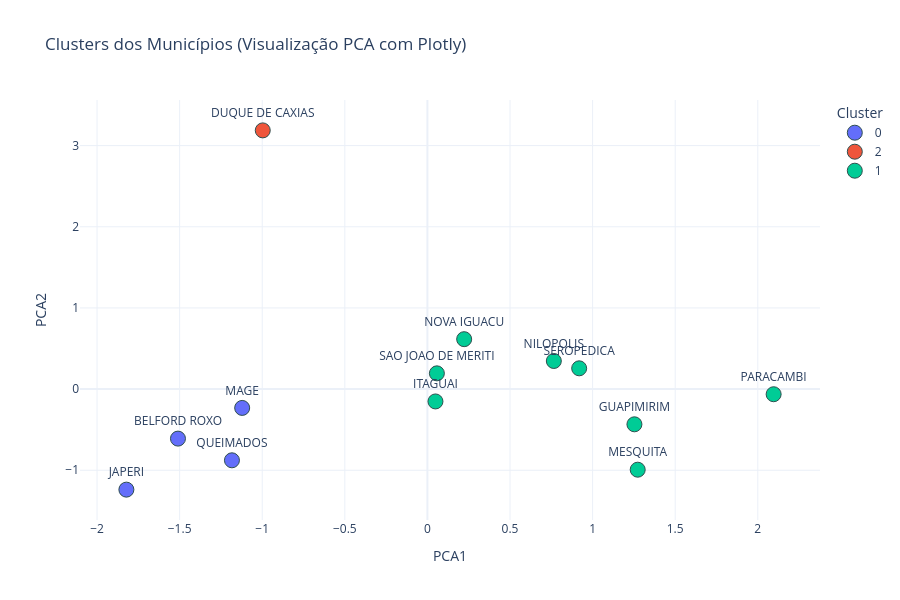

Write notebook code for a chart like this one.
### Markdown cell above
## 3B.5 Aplicação do K-Means com $K=3$ e Visualização via PCA

**Objetivo:** Aplicar o K-Means com $k=4$ nos dados padronizados dos 13 municípios e visualizar os grupos em 2D por meio de Análise de Componentes Principais (PCA).

**Por que PCA para visualização?**  
O espaço de features tem 3 dimensões (`NOTA_MEDIA`, `REPASSE_MEDIO_MUNICIPIO`, `TAXA_APROVACAO_SISU`) — mais do que podemos plotar diretamente. O PCA encontra os eixos de maior variância nos dados e projeta cada ponto nesse novo sistema de coordenadas:
$$\mathbf{Z} = \mathbf{X} \mathbf{W}$$
onde $\mathbf{W}$ são os autovetores da matriz de covariância de $\mathbf{X}$. Os dois primeiros componentes (PC1 e PC2) capturam a maior porção da variância total, permitindo plotar todos os municípios em 2D sem perda significativa de informação.

**O que os eixos PCA representam:**  
PC1 tipicamente captura a maior dimensão de variação — no nosso caso, provavelmente um eixo de *desenvolvimento educacional geral* (notas altas + alta aprovação SISU + bom investimento por município vs. o oposto). PC2 captura a segunda dimensão independente de variação — possivelmente um trade-off entre investimento e resultado.

**Importante:** O PCA aqui é apenas uma ferramenta de visualização. O K-Means foi aplicado no espaço original de 3 dimensões — não nos componentes principais.

### Code cell
# Baseado no Silhouette, escolhemos k=3 (por exemplo)
optimal_k = 3
kmeans = KMeans(n_clusters=optimal_k, random_state=42)
df_cluster['Cluster'] = kmeans.fit_predict(X_scaled)

# Aplicação do PCA para 2 componentes (apenas para visualização)
pca = PCA(n_components=2, random_state=42)
X_pca = pca.fit_transform(X_scaled)

df_pca_plotly = pd.DataFrame(X_pca, columns=['PCA1', 'PCA2'])
df_pca_plotly['Cluster'] = df_cluster['Cluster'].astype(str).values
df_pca_plotly['NO_MUNICIPIO'] = df_cluster.index.values

fig = px.scatter(
    df_pca_plotly, 
    x='PCA1', 
    y='PCA2', 
    color='Cluster', text='NO_MUNICIPIO', 
    hover_name='NO_MUNICIPIO', 
    title='Clusters dos Municípios (Visualização PCA com Plotly)',
    template='plotly_white',
    width=900, height=600
)
fig.update_traces(marker=dict(size=15, line=dict(width=1, color='DarkSlateGrey')), textposition='top center')
fig.show()

# 3B.7 e 3B.8 Exportar os resultados
print("Perfil dos Clusters (Médias):")
display(df_cluster.groupby('Cluster').mean().style.format(formatter=lambda x: f'{x:,.2f}'.replace(',', '_').replace('.', ',').replace('_', '.')))

df_cluster.to_csv('../output/modelos/municipios_clusters.csv')


# --- EXPORTAÇÃO PARA ARTIGO ---
fig.write_image('../output/figuras/pca_clusters.png', scale=2)

### Figure 1 — Plotly figure (JSON) as saved in the notebook; plotly's stock layout.template omitted (floating-point values rounded to 4 significant figures)
{"data": [{"hovertemplate": "<b>%{hovertext}</b><br><br>Cluster=0<br>PCA1=%{x}<br>PCA2=%{y}<br>NO_MUNICIPIO=%{text}<extra></extra>", "hovertext": ["BELFORD ROXO", "JAPERI", "MAGE", "QUEIMADOS"], "legendgroup": "0", "marker": {"color": "#636efa", "line": {"color": "DarkSlateGrey", "width": 1}, "size": 15, "symbol": "circle"}, "mode": "markers+text", "name": "0", "orientation": "v", "showlegend": true, "text": ["BELFORD ROXO", "JAPERI", "MAGE", "QUEIMADOS"], "textposition": "top center", "type": "scatter", "x": [-1.51, -1.822, -1.121, -1.183], "xaxis": "x", "y": [-0.6099, -1.238, -0.2318, -0.8772], "yaxis": "y"}, {"hovertemplate": "<b>%{hovertext}</b><br><br>Cluster=2<br>PCA1=%{x}<br>PCA2=%{y}<br>NO_MUNICIPIO=%{text}<extra></extra>", "hovertext": ["DUQUE DE CAXIAS"], "legendgroup": "2", "marker": {"color": "#EF553B", "line": {"color": "DarkSlateGrey", "width": 1}, "size": 15, "symbol": "circle"}, "mode": "markers+text", "name": "2", "orientation": "v", "showlegend": true, "text": ["DUQUE DE CAXIAS"], "textposition": "top center", "type": "scatter", "x": [-0.9969], "xaxis": "x", "y": [3.187], "yaxis": "y"}, {"hovertemplate": "<b>%{hovertext}</b><br><br>Cluster=1<br>PCA1=%{x}<br>PCA2=%{y}<br>NO_MUNICIPIO=%{text}<extra></extra>", "hovertext": ["GUAPIMIRIM", "ITAGUAI", "MESQUITA", "NILOPOLIS", "NOVA IGUACU", "PARACAMBI", "SAO JOAO DE MERITI", "SEROPEDICA"], "legendgroup": "1", "marker": {"color": "#00cc96", "line": {"color": "DarkSlateGrey", "width": 1}, "size": 15, "symbol": "circle"}, "mode": "markers+text", "name": "1", "orientation": "v", "showlegend": true, "text": ["GUAPIMIRIM", "ITAGUAI", "MESQUITA", "NILOPOLIS", "NOVA IGUACU", "PARACAMBI", "SAO JOAO DE MERITI", "SEROPEDICA"], "textposition": "top center", "type": "scatter", "x": [1.253, 0.04866, 1.273, 0.7653, 0.2224, 2.096, 0.05732, 0.9186], "xaxis": "x", "y": [-0.4336, -0.152, -0.9928, 0.3463, 0.6151, -0.06305, 0.1941, 0.256], "yaxis": "y"}], "layout": {"height": 600, "legend": {"title": {"text": "Cluster"}, "tracegroupgap": 0}, "title": {"text": "Clusters dos Municípios (Visualização PCA com Plotly)"}, "width": 900, "xaxis": {"anchor": "y", "domain": [0, 1], "title": {"text": "PCA1"}}, "yaxis": {"anchor": "x", "domain": [0, 1], "title": {"text": "PCA2"}}}}
